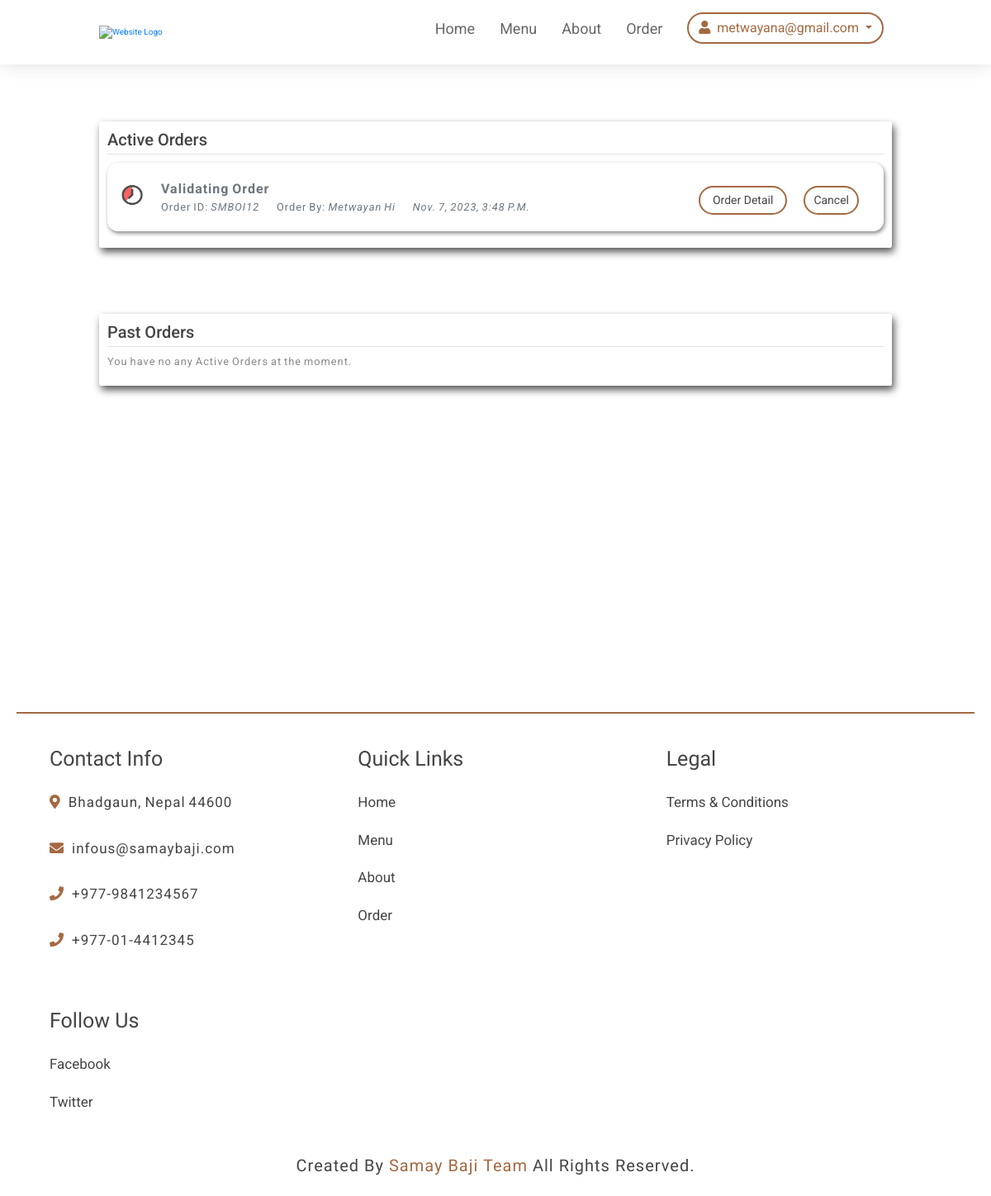
Page /history/ (signed in) on the committed database.
### core/models.py (models this page shows, shortened)
class Order(models.Model):
    orderId = models.AutoField(primary_key=True)
    orderedBy = models.IntegerField(blank = False)
    itemsJson = models.CharField(max_length=100)
    totalAmt = models.CharField(max_length=10)
    name = models.CharField(max_length=50)
    email = models.EmailField(max_length=100)
    phone = PhoneNumberField(null=False, blank=False)
    address = models.CharField(max_length=50)
    method = models.CharField(max_length=20)
    payment = models.CharField(max_length=40)
    orderDate = models.CharField(max_length=20)
    date = models.CharField(max_length=20)
    time = models.CharField(max_length=20)
    noteToDriver = models.TextField(blank=True)
    createdAt = models.DateTimeField(auto_now_add=True)
    feedback = models.TextField(blank=True)
    CHOICES = [('Validating Order','Validating Order'),('Marked As Received','Marked As Received'),('En Route','En Route'),('Order Delivered','Order Delivered'),('Order Cancelled','Order Cancelled'),('Item Out of Stock','Item Out of Stock'),('Could Not Be Shipped To The Destination Location','Could Not Be Shipped To The Destination Location')]
    orderStatus = models.CharField(max_length=50,choices=CHOICES,default=CHOICES[0][1])

class HomePage(models.Model):
    main_title = models.CharField(max_length=100)
    main_paragraph = models.TextField(blank = True)
    main_image = models.ImageField(upload_to = 'images/')
    aboutUs_title = models.CharField(max_length=50)
    aboutUs_paragraph = models.TextField(blank = True)
    aboutUs_image =  models.ImageField(upload_to = 'images/')
    download_title = models.CharField(max_length=50)
    download_subtitle = models.CharField(max_length=100)
    download_phoneimg =  models.ImageField(upload_to = 'images/')
    contact_address = models.CharField(max_length=40)
    contact_email = models.CharField(max_length=40)
    contact_num1 = models.CharField(max_length=20)
    contact_num2 = models.CharField(max_length=20)

### core/views.py (the view)
# urls.py: path('history/', views.showHistory, name='core-history'),
def showHistory(request):
    if request.user.is_authenticated:
        orderRecord = {
            'orderRecord': (Order.objects.filter(orderedBy=request.user.id)).order_by('-orderId')
        }
        for items in orderRecord['orderRecord']:
            if(items.orderStatus == "Validating Order" or items.orderStatus == "En Route"):
                activedoesExist = True
                orderRecord['activedoesExist'] = activedoesExist
                break
        for items in orderRecord['orderRecord']:
            if(items.orderStatus != "Validating Order" and items.orderStatus != "En Route"):
                doesExist = True
                orderRecord['doesExist'] = doesExist
                break
        return render(request, 'core/history.html', orderRecord)
    else:
        messages.error(
            request, 'You need to be Logged In first in order to access History page.')
        return redirect("/")

### core/context_processors.py (called while the page is built)
def add_variable_to_context(request):
    return context

### core/templates/core/history.html (shortened to what this page needs)
{% extends "base.html" %}
{% load static %}
{% block content %}
{% block userlog %}
{% if user.is_authenticated %}
<div class="btn-group">
  <button type="button" id = "dropdown-btn" class="btn btn-active dropdown-toggle" data-toggle="dropdown" aria-haspopup="true" aria-expanded="false">
    <i class="fa fa-user" aria-hidden="true"></i>&nbsp
{{user.email}}
  </button>
</div>
      {% endif %}
{% endblock %}
<section style = "font-size:1.6rem">
    <div class="my-3 p-3 bg-body rounded shadow-sm" style = "box-shadow: 0.25rem 0.5rem 1rem #555 !important;">
      <h2 style = "color:#444;" class="border-bottom pb-2 mb-0">Active Orders</h2>
      {% if activedoesExist %}
     {% for order in orderRecord %}
    {% if order.orderStatus == "Validating Order" or order.orderStatus == "En Route" %}
      <div class="my-3 p-3 bg-body rounded shadow-sm" style = "border-radius:1.25rem !important; box-shadow: 0.15rem 0.25rem 0.5rem #888 !important;">
        <div class="d-flex text-muted pt-3"  style = "align-content: flex-start; justify-content: space-between;">
          <div style = "display:flex;">
            <img src= '/media/images/{{order.orderStatus|lower|cut:" "|add:".png"}}' style = "margin-right:1.5rem;"   class="bd-placeholder-img flex-shrink-0 me-2 rounded" width="40" height="38" role="img" aria-label="Placeholder: 32x32" preserveAspectRatio="xMidYMid slice" focusable="false">
            <p class="pb-3 mb-0 small lh-sm">
                      <strong style = "font-size:1.6rem !important; " class="d-block text-gray-dark">{{order.orderStatus}}</strong>
                    Order ID: <i>SMBOI{{order.pk}}</i> &nbsp&nbsp&nbsp&nbsp&nbsp Order By: <i>{{order.name}}  &nbsp&nbsp&nbsp&nbsp&nbsp {{order.createdAt}}</i>
                    </p>
          </div>
          <div style="display:flex; align-content: flex-start;" >
            <div   style = "margin-top: 0.8rem; margin-right: 2rem;" > <button id = "OD-{{order.pk}} " style = "color:#444;  font-size: 1.4rem !important; margin-top:0 !important; padding: 0.5rem 1.5rem;"  data-toggle="modal" data-target="#ordermodal" onclick = "orderDetail('OD-{{order.pk}}')" class="btn">Order Detail</button></div>
         <div  style = "margin-top: 0.8rem; margin-right: 2rem;" > <button id = "CO-{{order.pk}}" style = "color:#444; font-size: 1.4rem !important; margin-top:0 !important; padding: 0.5rem 1rem;" onclick = "cancelOrder('CO-{{order.pk}}')" class="btn">Cancel</button></div>
        </div>
        </div>
   </div>
{% endif %}
{% endfor %}
{% else %}
<p style = "color:#888; margin: 0.8rem 0rem; " class="pb-3 mb-0 small lh-sm">
You have no any Active Orders at the moment.
</p>
{% endif %}
    </div>
    <div class="my-3 p-3 bg-body rounded shadow-sm" style = "margin-top:8rem !important; box-shadow: 0.25rem 0.5rem 1rem #555 !important;">
      <h2 style = "color:#444;" class="border-bottom pb-2 mb-0">Past Orders</h2>
      {% if doesExist %}
      {% for order in orderRecord %}
      {% if order.orderStatus != "Validating Order" and order.orderStatus != "En Route"%}
      <div class="my-3 p-3 bg-body rounded shadow-sm" style = "border-radius:1.25rem !important; box-shadow: 0.15rem 0.25rem 0.5rem #888 !important;">
        <div class="d-flex text-muted pt-3" style = "align-content: flex-start; justify-content: space-between;">
          <div style = "display:flex;">
            <img style = "margin-right:1.5rem;" src= '/media/images/{{order.orderStatus|lower|cut:" "|add:".png"}}' class="bd-placeholder-img flex-shrink-0 me-2 rounded" width="34" height="32" role="img" aria-label="Placeholder: 32x32" preserveAspectRatio="xMidYMid slice" focusable="false"><title>Placeholder</title><rect width="100%" height="100%" fill="#007bff"></rect><text x="50%" y="50%" fill="#007bff" dy=".3em"></text></img>
  <p class="pb-3 mb-0 small lh-sm">
            <strong style = "font-size:1.6rem !important; " class="d-block text-gray-dark">{{order.orderStatus}}</strong>
            Order ID: <i>SMBOI{{order.pk}}</i> &nbsp&nbsp&nbsp&nbsp&nbsp Order By: <i>{{order.name}}  &nbsp&nbsp&nbsp&nbsp&nbsp {{order.createdAt}}</i>
          </p>
          </div>
          <div style="display:flex; align-content: flex-start;" >
            <div   style = "margin-top: 0.8rem; margin-right: 2rem;" > <button style = "color:#444; font-size: 1.4rem !important; margin-top:0 !important; padding: 0.5rem 1rem;" onclick = "orderDetail('OD-{{order.pk}}')" data-toggle="modal" data-target="#ordermodal" class="btn">Order Detail</button></div>
            <div  style = "margin-top: 0.8rem; margin-right: 2rem;" > <button id = "GF-{{order.pk}}" style = "color:#444; font-size: 1.4rem !important; margin-top:0 !important; padding: 0.5rem 1rem;" data-toggle="modal" data-target="#feedbackmodal" onclick = "idpasser('{{order.pk}}')" class="btn">Give Feedback</button></div>
            <div style = "margin-top: 0.8rem; margin-right: 2rem;" > <button id = "DO-{{order.pk}}" style = "color:#444; font-size: 1.4rem !important; margin-top:0 !important; padding: 0.5rem 1rem;" onclick = "deleteOrder('DO-{{order.pk}}')" class="btn">Delete</button></div>
        </div>
        </div>
   </div>
   {% endif %}
   {% endfor %}
   {% else %}
<p style = "color:#888; margin: 0.8rem 0rem; " class="pb-3 mb-0 small lh-sm">
You have no any Active Orders at the moment.
</p>
{% endif %}
    </div>
</section>
{% endblock %}

### core/templates/base.html (shortened to what this page needs)
{% load static %}
<!DOCTYPE html>
<html lang="en">
  <head>
    <link rel="stylesheet" href="https://stackpath.bootstrapcdn.com/bootstrap/4.3.1/css/bootstrap.min.css">
    <link
      rel="stylesheet"
      href="https://cdnjs.cloudflare.com/ajax/libs/aos/2.3.4/aos.css"
    />
    <link
      rel="stylesheet"
      href="https://cdnjs.cloudflare.com/ajax/libs/font-awesome/5.15.2/css/all.min.css"
    />
    <link rel="stylesheet" href="{% static 'core/css/style.css' %}" />
  </head>
  <body>
    <header>
      <a href="/" class="logo"
        ><img
          src="{% static 'core/images/website-logo.png' %}"
          title="website logo"
          alt="website logo"
      /></a>
      <nav class="navbar">
        <ul>
          <li><a class="active" href="/">home</a></li>
          <li><a href="/#menu">menu</a></li>
          <li><a href="/#about">about</a></li>
          <li><a href="{% url 'core:core-order'%}">order</a></li>
{% block userlog %}{% endblock %}
        </ul>
      </nav>
    </header>
          {% block content %}
          {% endblock %}
          {% for details in homepageDetail %}
          <div class="gradient sign-up">
          <div class="footer">
            <div class="box-container">
              <div class="box">
                <h3>contact info</h3>
                <p><i class="fas fa-map-marker-alt"></i>&nbsp{{details.contact_address}}</p>
                <p><i class="fas fa-envelope"></i>&nbsp{{details.contact_email}}</p>
                <p><i class="fas fa-phone"></i>&nbsp{{details.contact_num1}}</p>
                <p><i class="fas fa-phone"></i>&nbsp{{details.contact_num2}}</p>
              </div>
              <div class="box">
                <h3>quick links</h3>
                <a href="#">home</a>
                <a href="#menu">menu</a>
                <a href="#about">about</a>
                <a href="{% url 'core:core-order'%}">order</a>
              </div>
              <div class="box">
                <h3>Legal</h3>
                <a href="#">Terms & Conditions</a>
                <a href="#">Privacy Policy</a>
              </div>
              <div class="box">
                <h3>follow us</h3>
                <a href="#">facebook</a>
                <a href="#">twitter</a>
              </div>
            </div>
            <h1 class="credit">
              created by <span>Samay Baji Team</span> all rights reserved.
            </h1>
          </div>
        </div>
        {% endfor %}
      </body>
    </html>

### core/static/core/css/style.css (style rules this page uses)
:root { --brown: #a46942; }
* { font-family: "Roboto", sans-serif; margin: 0; padding: 0; box-sizing: border-box; text-decoration: none; outline: none; border: none; text-transform: capitalize; transition: all 0.2s linear; }
p { text-transform: none; text-align: justify; letter-spacing: 0.1rem; word-spacing: -0.12rem; }
h1, h4, h3 { font-family: "Oswald", sans-serif; }
html { font-size: 62.5%; overflow-x: hidden; scroll-behavior: smooth; }
body { overflow-x: hidden; }
section { min-height: 100vh; padding: 1rem 10%; padding-top: 8.5rem; }
.btn { font-size: 1.8rem; padding: 0.7rem 3rem; border-radius: 5rem; margin-top: 1rem; background: none; color: #111; cursor: pointer; border: 0.2rem solid var(--brown); }
header { position: fixed; top: 0; left: 0; z-index: 1000; width: 100%; background: #fff; padding: 1rem 10%; box-shadow: 0 0.3rem 2rem rgba(0, 0, 0, 0.1); display: flex; align-items: center; justify-content: space-between; }
header .navbar ul { display: flex; align-items: center; justify-content: center; list-style: none; }
header .navbar ul .btn { margin: 0rem 0rem 0rem 3rem; padding: 0.5rem 2rem; color: #666; font-size: 1.8rem; }
header .navbar ul li { margin-left: 3rem; }
header .navbar ul li a { font-size: 1.8rem; color: #666; }
header .logo img { height: 5rem; }
.btn-active { color: #000 !important; border-color: var(--brown) !important; }
#dropdown-btn { padding-left: 1.2rem; padding-right: 1.2rem; font-size: 1.6rem; color: var(--brown) !important; border-color: var(--brown) !important; }
.footer { margin: 1rem 2rem 0rem 2rem; padding: 1rem 2rem 0rem 2rem; border-top: 0.2rem solid var(--brown); }
.footer .box-container { display: flex; flex-wrap: wrap; }
.gradient .footer .box-container .box { flex: 1 1 25rem; margin: 2rem; }
.gradient .footer .box-container .box h3 { font-size: 2.5rem; color: #444; padding: 1rem 0; font-weight: normal; }
.gradient .footer .box-container .box p { font-size: 1.7rem; color: #444; padding: 1rem 0; }
.gradient .footer .box-container .box a { font-size: 1.7rem; color: #444; padding: 1rem 0; display: block; }
.gradient .footer .box-container .box p i { padding-right: 0.5rem; color: var(--brown); }
.gradient .footer .credit { font-size: 2rem; text-align: center; border-top: 0.2rem solid rgba(255, 255, 255, 0.7); padding: 2rem 1rem; font-weight: normal; letter-spacing: 0.1rem; color: #444; }
.gradient .footer .credit span { color: var(--brown); }

### rows in the picture
Order: orderStatus "Validating Order", pk "12", name "Metwayan Hi", createdAt "Nov. 7, 2023, 3:48 P.m."
HomePage: contact_address "Bhadgaun, Nepal 44600", contact_email "infous@samaybaji.com", contact_num1 "+977-9841234567", contact_num2 "+977-01-4412345"

### other values in the picture
{{ user.email }} "metwayana@gmail.com"
